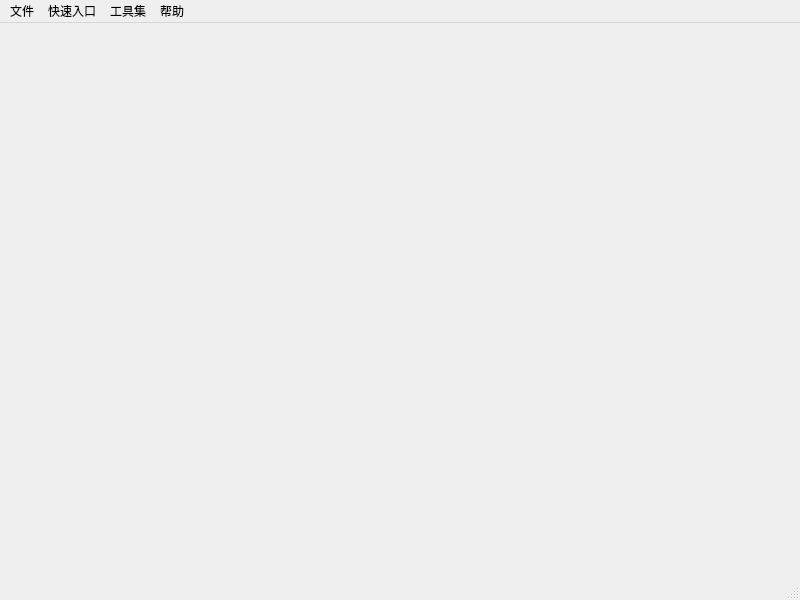
<?xml version="1.0" encoding="UTF-8"?>
<ui version="4.0">
 <class>MainWindow</class>
 <widget class="QMainWindow" name="MainWindow">
  <property name="geometry">
   <rect>
    <x>0</x>
    <y>0</y>
    <width>800</width>
    <height>600</height>
   </rect>
  </property>
  <property name="windowTitle">
   <string>MainWindow</string>
  </property>
  <widget class="QWidget" name="centralwidget"/>
  <widget class="QMenuBar" name="menubar">
   <property name="geometry">
    <rect>
     <x>0</x>
     <y>0</y>
     <width>800</width>
     <height>23</height>
    </rect>
   </property>
   <widget class="QMenu" name="menu">
    <property name="title">
     <string>文件</string>
    </property>
    <addaction name="actionSave"/>
    <addaction name="actionQuit"/>
   </widget>
   <widget class="QMenu" name="menu_2">
    <property name="title">
     <string>快速入口</string>
    </property>
    <addaction name="actionIFS"/>
    <addaction name="actionCRM"/>
    <addaction name="actionPAS"/>
    <addaction name="actionESS"/>
    <addaction name="actionOMS"/>
    <addaction name="actionIMC"/>
   </widget>
   <widget class="QMenu" name="menuOffice_tools">
    <property name="title">
     <string>工具集</string>
    </property>
    <addaction name="actionExcel"/>
    <addaction name="actionword"/>
   </widget>
   <widget class="QMenu" name="menu_3">
    <property name="title">
     <string>帮助</string>
    </property>
    <addaction name="actionAbout"/>
   </widget>
   <addaction name="menu"/>
   <addaction name="menu_2"/>
   <addaction name="menuOffice_tools"/>
   <addaction name="menu_3"/>
  </widget>
  <widget class="QStatusBar" name="statusbar"/>
  <action name="actionAbout">
   <property name="text">
    <string>About</string>
   </property>
  </action>
  <action name="actionIFS">
   <property name="text">
    <string>IFS</string>
   </property>
  </action>
  <action name="actionCRM">
   <property name="text">
    <string>CRM</string>
   </property>
  </action>
  <action name="actionPAS">
   <property name="text">
    <string>PAS</string>
   </property>
  </action>
  <action name="actionESS">
   <property name="text">
    <string>ESS</string>
   </property>
  </action>
  <action name="actionOMS">
   <property name="text">
    <string>OMS</string>
   </property>
  </action>
  <action name="actionIMC">
   <property name="text">
    <string>IMC</string>
   </property>
  </action>
  <action name="actionSave">
   <property name="text">
    <string>Save</string>
   </property>
  </action>
  <action name="actionQuit">
   <property name="text">
    <string>Quit</string>
   </property>
  </action>
  <action name="actionExcel">
   <property name="text">
    <string>Excel拆分</string>
   </property>
  </action>
  <action name="actionword">
   <property name="text">
    <string>word</string>
   </property>
  </action>
 </widget>
 <resources/>
 <connections/>
</ui>
